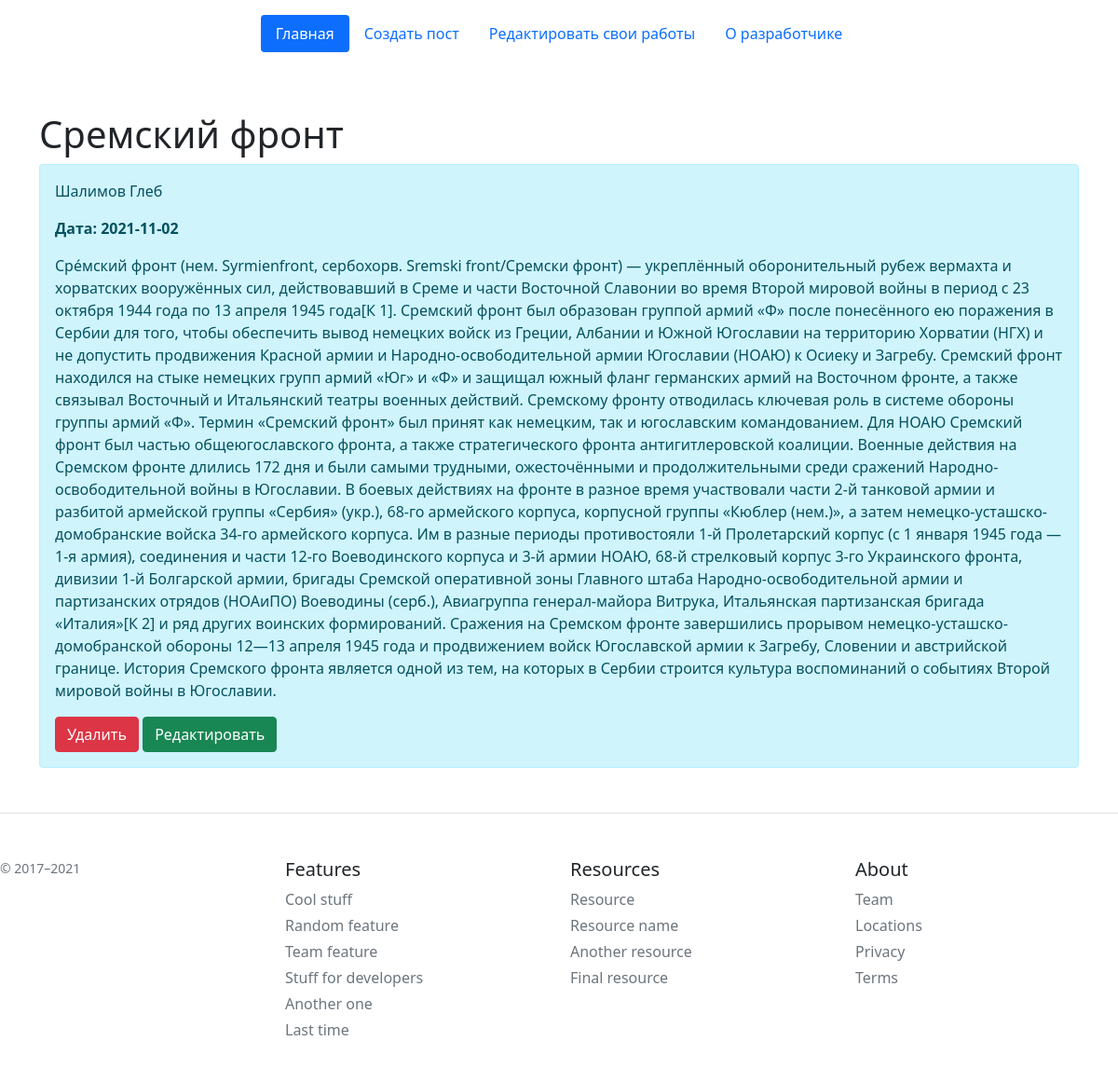
/posts/1, run on the app's committed database.
### app.py (models this page shows, shortened)
class Article(db.Model):
    id = db.Column(db.Integer, primary_key=True)
    author = db.Column(db.String(100), nullable=False)
    tittle = db.Column(db.String(100), nullable=False)
    text = db.Column(db.Text, nullable=False)
    data = db.Column(db.DateTime, default=datetime.utcnow)

### app.py (the view)
@app.route('/posts/<int:id>')
def post_detail(id):
    article = Article.query.get(id)
    return render_template('post_detail.html', article=article)

### templates/post_detail.html (shortened to what this page needs)
{% extends 'main.html'%}
{% block body %}
<header class="d-flex justify-content-center py-3">
    <ul class="nav nav-pills">
        <li class="nav-item"><a href="/" class="nav-link active" aria-current="page">Главная</a></li>
        <li class="nav-item"><a href="/create-article" class="nav-link">Создать пост</a></li>
        <li class="nav-item"><a href="#" class="nav-link">Редактировать свои работы</a></li>
        <li class="nav-item"><a href="#" class="nav-link">О разработчике</a></li>
      </ul>
    </header>
<div class="container mt-5">
    <h1>{{ article.tittle }}</h1>
    <div class="alert alert-info">
        <p>{{ article.author }}</p>
        <p><b>Дата: {{ article.data.date() }}</b></p>
        <p>{{ article.text }}</p>
        <a href="/posts/{{ article.id }}/delete"><button class="btn btn-danger">Удалить</button></a>
        <a href="/posts/{{ article.id }}/update"><button class="btn btn-success">Редактировать</button></a>
    </div>
</div>
<footer class="pt-4 my-md-5 pt-md-5 border-top">
    <div class="row">
      <div class="col-12 col-md">
        <small class="d-block mb-3 text-muted">© 2017–2021</small>
      </div>
      <div class="col-6 col-md">
        <h5>Features</h5>
        <ul class="list-unstyled text-small">
          <li class="mb-1"><a class="link-secondary text-decoration-none" href="#">Cool stuff</a></li>
          <li class="mb-1"><a class="link-secondary text-decoration-none" href="#">Random feature</a></li>
          <li class="mb-1"><a class="link-secondary text-decoration-none" href="#">Team feature</a></li>
          <li class="mb-1"><a class="link-secondary text-decoration-none" href="#">Stuff for developers</a></li>
          <li class="mb-1"><a class="link-secondary text-decoration-none" href="#">Another one</a></li>
          <li class="mb-1"><a class="link-secondary text-decoration-none" href="#">Last time</a></li>
        </ul>
      </div>
      <div class="col-6 col-md">
        <h5>Resources</h5>
        <ul class="list-unstyled text-small">
          <li class="mb-1"><a class="link-secondary text-decoration-none" href="#">Resource</a></li>
          <li class="mb-1"><a class="link-secondary text-decoration-none" href="#">Resource name</a></li>
          <li class="mb-1"><a class="link-secondary text-decoration-none" href="#">Another resource</a></li>
          <li class="mb-1"><a class="link-secondary text-decoration-none" href="#">Final resource</a></li>
        </ul>
      </div>
      <div class="col-6 col-md">
        <h5>About</h5>
        <ul class="list-unstyled text-small">
          <li class="mb-1"><a class="link-secondary text-decoration-none" href="#">Team</a></li>
          <li class="mb-1"><a class="link-secondary text-decoration-none" href="#">Locations</a></li>
          <li class="mb-1"><a class="link-secondary text-decoration-none" href="#">Privacy</a></li>
          <li class="mb-1"><a class="link-secondary text-decoration-none" href="#">Terms</a></li>
        </ul>
      </div>
    </div>
  </footer>
{% endblock %}

### templates/main.html (shortened to what this page needs)
<!DOCTYPE html><html lang="en" xmlns="http://www.w3.org/1999/html" xmlns="http://www.w3.org/1999/html">
<head>
    <link rel="stylesheet" href="{{ url_for('static', filename='css/main.css') }}">
    <link rel="stylesheet" href="https://cdn.jsdelivr.net/npm/bootstrap@5.1.3/dist/css/bootstrap.min.css">
</head>
<body>
{% block body %}{% endblock %}
</body>
</html>

### data on the page
Article: tittle "Сремский фронт", author "Шалимов Глеб", data "2021-11-02", text "Сре́мский фронт (нем. Syrmienfront, сербохорв. Sremski front/Сремски фронт) — укреплённый оборонительный рубеж вермахта и хорватских вооружённых сил, действовавший в Среме и части Восточной Славонии во время Второй мировой войны в период с 23 октября 1944 года по 13 апреля 1945 года[К 1]. Сремский фронт был образован группой армий «Ф» после понесённого ею поражения в Сербии для того, чтобы обеспечить вывод немецких войск из Греции, Албании и Южной Югославии на территорию Хорватии (НГХ) и не допустить продвижения Красной армии и Народно-освободительной армии Югославии (НОАЮ) к Осиеку и Загребу. Сремский фронт находился на стыке немецких групп армий «Юг» и «Ф» и защищал южный фланг германских…"
